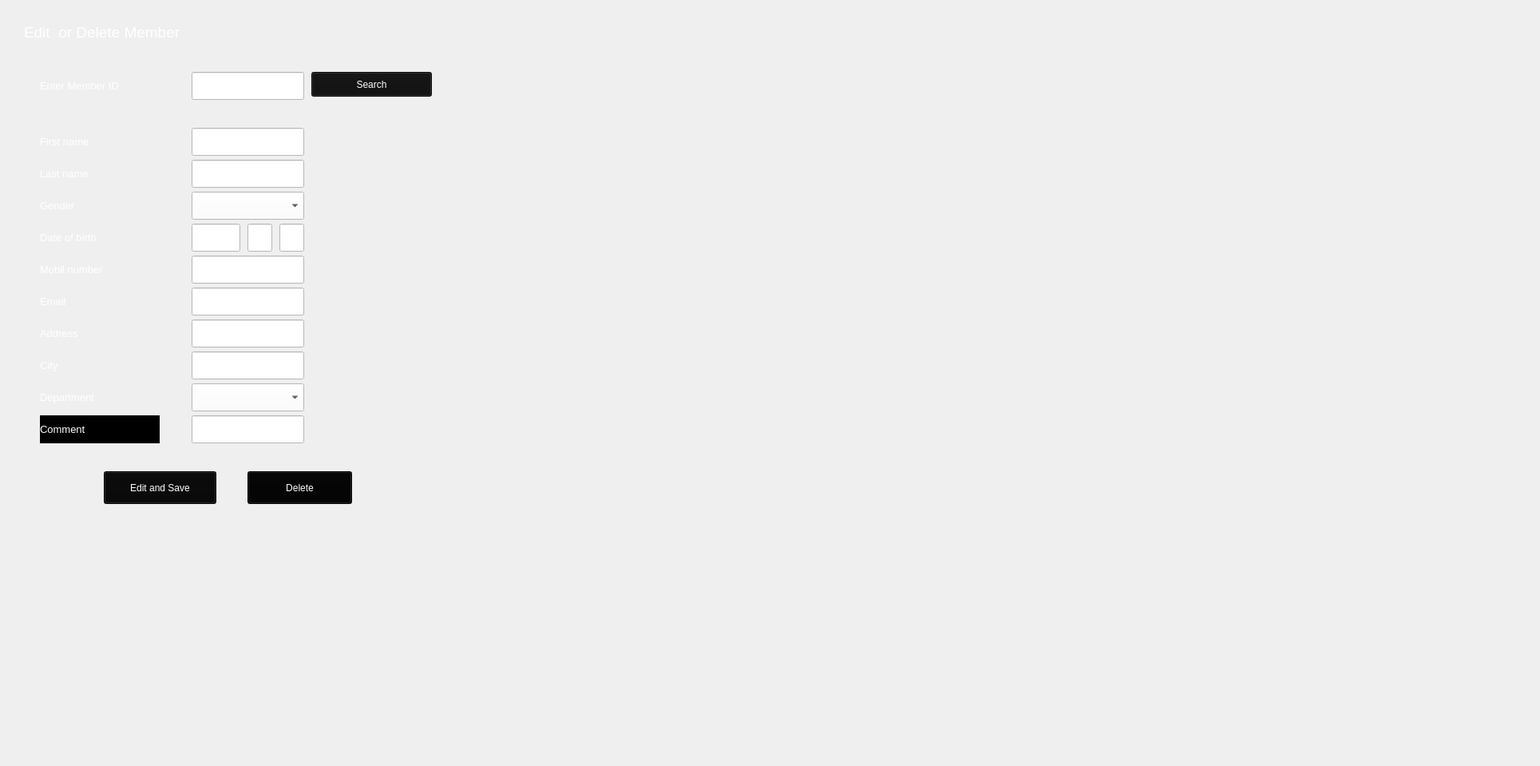
    <widget class="QWidget" name="tab_11">
     <attribute name="title">
      <string>editDeleteMember</string>
     </attribute>
     <widget class="QLabel" name="label_85">
      <property name="geometry">
       <rect>
        <x>0</x>
        <y>0</y>
        <width>1920</width>
        <height>950</height>
       </rect>
      </property>
      <property name="maximumSize">
       <size>
        <width>16777215</width>
        <height>16777213</height>
       </size>
      </property>
      <property name="font">
       <font>
        <family>MS Shell Dlg 2</family>
        <pointsize>10</pointsize>
        <weight>50</weight>
        <italic>false</italic>
        <bold>false</bold>
       </font>
      </property>
      <property name="text">
       <string/>
      </property>
      <property name="pixmap">
       <pixmap>../app-pyqt5/0006.jpg</pixmap>
      </property>
     </widget>
     <widget class="QLabel" name="label_86">
      <property name="geometry">
       <rect>
        <x>50</x>
        <y>480</y>
        <width>150</width>
        <height>35</height>
       </rect>
      </property>
      <property name="maximumSize">
       <size>
        <width>16777215</width>
        <height>16777213</height>
       </size>
      </property>
      <property name="font">
       <font>
        <family>MS Shell Dlg 2</family>
        <pointsize>10</pointsize>
        <weight>50</weight>
        <italic>false</italic>
        <bold>false</bold>
       </font>
      </property>
      <property name="styleSheet">
       <string notr="true">font: 10pt &quot;MS Shell Dlg 2&quot;;
color: rgb(255, 255, 255);</string>
      </property>
      <property name="text">
       <string>Department</string>
      </property>
     </widget>
     <widget class="QLineEdit" name="tb231">
      <property name="geometry">
       <rect>
        <x>240</x>
        <y>520</y>
        <width>141</width>
        <height>35</height>
       </rect>
      </property>
      <property name="styleSheet">
       <string notr="true">background-color: rgb(255, 255, 255);
font: 8pt &quot;MS Shell Dlg 2&quot;;
color: rgb(0, 0, 0);</string>
      </property>
     </widget>
     <widget class="QLabel" name="label_87">
      <property name="geometry">
       <rect>
        <x>50</x>
        <y>200</y>
        <width>150</width>
        <height>35</height>
       </rect>
      </property>
      <property name="maximumSize">
       <size>
        <width>16777215</width>
        <height>16777213</height>
       </size>
      </property>
      <property name="font">
       <font>
        <family>MS Shell Dlg 2</family>
        <pointsize>10</pointsize>
        <weight>50</weight>
        <italic>false</italic>
        <bold>false</bold>
       </font>
      </property>
      <property name="styleSheet">
       <string notr="true">font: 10pt &quot;MS Shell Dlg 2&quot;;
color: rgb(255, 255, 255);</string>
      </property>
      <property name="text">
       <string>Last name</string>
      </property>
     </widget>
     <widget class="QComboBox" name="cb230">
      <property name="geometry">
       <rect>
        <x>240</x>
        <y>480</y>
        <width>141</width>
        <height>35</height>
       </rect>
      </property>
      <property name="font">
       <font>
        <family>MS Shell Dlg 2</family>
        <pointsize>8</pointsize>
        <weight>50</weight>
        <italic>false</italic>
        <bold>false</bold>
       </font>
      </property>
      <property name="styleSheet">
       <string notr="true">background-color: rgb(255, 255, 255);
font: 8pt &quot;MS Shell Dlg 2&quot;;
color: rgb(0, 0, 0);</string>
      </property>
      <item>
       <property name="text">
        <string/>
       </property>
      </item>
      <item>
       <property name="text">
        <string>Studen (En väg framåt)</string>
       </property>
      </item>
      <item>
       <property name="text">
        <string>Projekt Exakt</string>
       </property>
      </item>
      <item>
       <property name="text">
        <string>Café och kök</string>
       </property>
      </item>
      <item>
       <property name="text">
        <string>Gröna Fingrar</string>
       </property>
      </item>
      <item>
       <property name="text">
        <string>Kontoret </string>
       </property>
      </item>
      <item>
       <property name="text">
        <string>Fixa till</string>
       </property>
      </item>
      <item>
       <property name="text">
        <string>Naturkontakt</string>
       </property>
      </item>
     </widget>
     <widget class="QLabel" name="label_90">
      <property name="geometry">
       <rect>
        <x>50</x>
        <y>320</y>
        <width>150</width>
        <height>35</height>
       </rect>
      </property>
      <property name="maximumSize">
       <size>
        <width>16777215</width>
        <height>16777213</height>
       </size>
      </property>
      <property name="font">
       <font>
        <family>MS Shell Dlg 2</family>
        <pointsize>10</pointsize>
        <weight>50</weight>
        <italic>false</italic>
        <bold>false</bold>
       </font>
      </property>
      <property name="styleSheet">
       <string notr="true">font: 10pt &quot;MS Shell Dlg 2&quot;;
color: rgb(255, 255, 255);</string>
      </property>
      <property name="text">
       <string>Mobil number</string>
      </property>
     </widget>
     <widget class="QComboBox" name="cb224">
      <property name="geometry">
       <rect>
        <x>240</x>
        <y>240</y>
        <width>141</width>
        <height>35</height>
       </rect>
      </property>
      <property name="font">
       <font>
        <family>MS Shell Dlg 2</family>
        <pointsize>8</pointsize>
        <weight>50</weight>
        <italic>false</italic>
        <bold>false</bold>
       </font>
      </property>
      <property name="styleSheet">
       <string notr="true">background-color: rgb(255, 255, 255);
font: 8pt &quot;MS Shell Dlg 2&quot;;
color: rgb(0, 0, 0);</string>
      </property>
      <item>
       <property name="text">
        <string/>
       </property>
      </item>
      <item>
       <property name="text">
        <string>Male</string>
       </property>
      </item>
      <item>
       <property name="text">
        <string>Female</string>
       </property>
      </item>
      <item>
       <property name="text">
        <string>Other</string>
       </property>
      </item>
     </widget>
     <widget class="QLineEdit" name="tb222">
      <property name="geometry">
       <rect>
        <x>240</x>
        <y>160</y>
        <width>141</width>
        <height>35</height>
       </rect>
      </property>
      <property name="styleSheet">
       <string notr="true">background-color: rgb(255, 255, 255);
font: 8pt &quot;MS Shell Dlg 2&quot;;
color: rgb(0, 0, 0);</string>
      </property>
     </widget>
     <widget class="QLineEdit" name="tb227">
      <property name="geometry">
       <rect>
        <x>240</x>
        <y>360</y>
        <width>141</width>
        <height>35</height>
       </rect>
      </property>
      <property name="styleSheet">
       <string notr="true">background-color: rgb(255, 255, 255);
font: 8pt &quot;MS Shell Dlg 2&quot;;
color: rgb(0, 0, 0);</string>
      </property>
     </widget>
     <widget class="QLabel" name="label_91">
      <property name="geometry">
       <rect>
        <x>50</x>
        <y>360</y>
        <width>150</width>
        <height>35</height>
       </rect>
      </property>
      <property name="maximumSize">
       <size>
        <width>16777215</width>
        <height>16777213</height>
       </size>
      </property>
      <property name="font">
       <font>
        <family>MS Shell Dlg 2</family>
        <pointsize>10</pointsize>
        <weight>50</weight>
        <italic>false</italic>
        <bold>false</bold>
       </font>
      </property>
      <property name="styleSheet">
       <string notr="true">font: 10pt &quot;MS Shell Dlg 2&quot;;
color: rgb(255, 255, 255);</string>
      </property>
      <property name="text">
       <string>Email</string>
      </property>
     </widget>
     <widget class="QLineEdit" name="tb223">
      <property name="geometry">
       <rect>
        <x>240</x>
        <y>200</y>
        <width>141</width>
        <height>35</height>
       </rect>
      </property>
      <property name="styleSheet">
       <string notr="true">background-color: rgb(255, 255, 255);
font: 8pt &quot;MS Shell Dlg 2&quot;;
color: rgb(0, 0, 0);</string>
      </property>
     </widget>
     <widget class="QLineEdit" name="tb228">
      <property name="geometry">
       <rect>
        <x>240</x>
        <y>400</y>
        <width>141</width>
        <height>35</height>
       </rect>
      </property>
      <property name="styleSheet">
       <string notr="true">background-color: rgb(255, 255, 255);
font: 8pt &quot;MS Shell Dlg 2&quot;;
color: rgb(0, 0, 0);</string>
      </property>
     </widget>
     <widget class="QLabel" name="label_92">
      <property name="geometry">
       <rect>
        <x>50</x>
        <y>440</y>
        <width>150</width>
        <height>35</height>
       </rect>
      </property>
      <property name="maximumSize">
       <size>
        <width>16777215</width>
        <height>16777213</height>
       </size>
      </property>
      <property name="font">
       <font>
        <family>MS Shell Dlg 2</family>
        <pointsize>10</pointsize>
        <weight>50</weight>
        <italic>false</italic>
        <bold>false</bold>
       </font>
      </property>
      <property name="styleSheet">
       <string notr="true">font: 10pt &quot;MS Shell Dlg 2&quot;;
color: rgb(255, 255, 255);</string>
      </property>
      <property name="text">
       <string>City</string>
      </property>
     </widget>
     <widget class="QLabel" name="label_93">
      <property name="geometry">
       <rect>
        <x>50</x>
        <y>240</y>
        <width>150</width>
        <height>35</height>
       </rect>
      </property>
      <property name="maximumSize">
       <size>
        <width>16777215</width>
        <height>16777213</height>
       </size>
      </property>
      <property name="font">
       <font>
        <family>MS Shell Dlg 2</family>
        <pointsize>10</pointsize>
        <weight>50</weight>
        <italic>false</italic>
        <bold>false</bold>
       </font>
      </property>
      <property name="styleSheet">
       <string notr="true">font: 10pt &quot;MS Shell Dlg 2&quot;;
color: rgb(255, 255, 255);</string>
      </property>
      <property name="text">
       <string>Gender</string>
      </property>
     </widget>
     <widget class="QLabel" name="label_94">
      <property name="geometry">
       <rect>
        <x>50</x>
        <y>400</y>
        <width>150</width>
        <height>35</height>
       </rect>
      </property>
      <property name="maximumSize">
       <size>
        <width>16777215</width>
        <height>16777213</height>
       </size>
      </property>
      <property name="font">
       <font>
        <family>MS Shell Dlg 2</family>
        <pointsize>10</pointsize>
        <weight>50</weight>
        <italic>false</italic>
        <bold>false</bold>
       </font>
      </property>
      <property name="styleSheet">
       <string notr="true">font: 10pt &quot;MS Shell Dlg 2&quot;;
color: rgb(255, 255, 255);</string>
      </property>
      <property name="text">
       <string>Address</string>
      </property>
     </widget>
     <widget class="QLabel" name="label_95">
      <property name="geometry">
       <rect>
        <x>50</x>
        <y>520</y>
        <width>150</width>
        <height>35</height>
       </rect>
      </property>
      <property name="maximumSize">
       <size>
        <width>16777215</width>
        <height>16777213</height>
       </size>
      </property>
      <property name="font">
       <font>
        <family>MS Shell Dlg 2</family>
        <pointsize>10</pointsize>
        <weight>50</weight>
        <italic>false</italic>
        <bold>false</bold>
       </font>
      </property>
      <property name="styleSheet">
       <string notr="true">font: 10pt &quot;MS Shell Dlg 2&quot;;
color: rgb(255, 255, 255);
background-color: rgb(0, 0, 0);</string>
      </property>
      <property name="text">
       <string>Comment</string>
      </property>
     </widget>
     <widget class="QLabel" name="label_96">
      <property name="geometry">
       <rect>
        <x>50</x>
        <y>160</y>
        <width>150</width>
        <height>35</height>
       </rect>
      </property>
      <property name="maximumSize">
       <size>
        <width>16777215</width>
        <height>16777213</height>
       </size>
      </property>
      <property name="font">
       <font>
        <family>MS Shell Dlg 2</family>
        <pointsize>10</pointsize>
        <weight>50</weight>
        <italic>false</italic>
        <bold>false</bold>
       </font>
      </property>
      <property name="styleSheet">
       <string notr="true">font: 10pt &quot;MS Shell Dlg 2&quot;;
color: rgb(255, 255, 255);</string>
      </property>
      <property name="text">
       <string>First name</string>
      </property>
     </widget>
     <widget class="QLabel" name="label_97">
      <property name="geometry">
       <rect>
        <x>50</x>
        <y>280</y>
        <width>131</width>
        <height>35</height>
       </rect>
      </property>
      <property name="maximumSize">
       <size>
        <width>16777215</width>
        <height>16777213</height>
       </size>
      </property>
      <property name="font">
       <font>
        <family>MS Shell Dlg 2</family>
        <pointsize>10</pointsize>
        <weight>50</weight>
        <italic>false</italic>
        <bold>false</bold>
       </font>
      </property>
      <property name="styleSheet">
       <string notr="true">font: 10pt &quot;MS Shell Dlg 2&quot;;
color: rgb(255, 255, 255);</string>
      </property>
      <property name="text">
       <string>Date of birth</string>
      </property>
     </widget>
     <widget class="QPushButton" name="b221">
      <property name="geometry">
       <rect>
        <x>130</x>
        <y>590</y>
        <width>141</width>
        <height>41</height>
       </rect>
      </property>
      <property name="styleSheet">
       <string notr="true">color: rgb(255, 255, 255);
font: 12pt &quot;MS Shell Dlg 2&quot;;
background-color: rgb(8, 8, 8);</string>
      </property>
      <property name="text">
       <string>Edit and Save</string>
      </property>
     </widget>
     <widget class="QLineEdit" name="tb226">
      <property name="geometry">
       <rect>
        <x>240</x>
        <y>320</y>
        <width>141</width>
        <height>35</height>
       </rect>
      </property>
      <property name="styleSheet">
       <string notr="true">background-color: rgb(255, 255, 255);
font: 8pt &quot;MS Shell Dlg 2&quot;;
color: rgb(0, 0, 0);</string>
      </property>
     </widget>
     <widget class="QLineEdit" name="tb229">
      <property name="geometry">
       <rect>
        <x>240</x>
        <y>440</y>
        <width>141</width>
        <height>35</height>
       </rect>
      </property>
      <property name="styleSheet">
       <string notr="true">background-color: rgb(255, 255, 255);
font: 8pt &quot;MS Shell Dlg 2&quot;;
color: rgb(0, 0, 0);</string>
      </property>
     </widget>
     <widget class="QPushButton" name="b222">
      <property name="geometry">
       <rect>
        <x>310</x>
        <y>590</y>
        <width>131</width>
        <height>41</height>
       </rect>
      </property>
      <property name="styleSheet">
       <string notr="true">color: rgb(255, 255, 255);
background-color: rgb(4, 4, 4);
font: 12pt &quot;MS Shell Dlg 2&quot;;</string>
      </property>
      <property name="text">
       <string>Delete</string>
      </property>
     </widget>
     <widget class="QLineEdit" name="tb225_2">
      <property name="geometry">
       <rect>
        <x>310</x>
        <y>280</y>
        <width>31</width>
        <height>35</height>
       </rect>
      </property>
      <property name="styleSheet">
       <string notr="true">background-color: rgb(255, 255, 255);
font: 8pt &quot;MS Shell Dlg 2&quot;;
color: rgb(0, 0, 0);</string>
      </property>
     </widget>
     <widget class="QLineEdit" name="tb225_1">
      <property name="geometry">
       <rect>
        <x>240</x>
        <y>280</y>
        <width>61</width>
        <height>35</height>
       </rect>
      </property>
      <property name="styleSheet">
       <string notr="true">background-color: rgb(255, 255, 255);
font: 8pt &quot;MS Shell Dlg 2&quot;;
color: rgb(0, 0, 0);</string>
      </property>
     </widget>
     <widget class="QLineEdit" name="tb225_3">
      <property name="geometry">
       <rect>
        <x>350</x>
        <y>280</y>
        <width>31</width>
        <height>35</height>
       </rect>
      </property>
      <property name="styleSheet">
       <string notr="true">background-color: rgb(255, 255, 255);
font: 8pt &quot;MS Shell Dlg 2&quot;;
color: rgb(0, 0, 0);</string>
      </property>
     </widget>
     <widget class="QPushButton" name="b500">
      <property name="geometry">
       <rect>
        <x>390</x>
        <y>90</y>
        <width>151</width>
        <height>31</height>
       </rect>
      </property>
      <property name="styleSheet">
       <string notr="true">color: rgb(255, 255, 255);
background-color: rgb(15, 15, 15);
font: 12pt &quot;MS Shell Dlg 2&quot;;</string>
      </property>
      <property name="text">
       <string>Search</string>
      </property>
     </widget>
     <widget class="QLineEdit" name="tb501">
      <property name="geometry">
       <rect>
        <x>240</x>
        <y>90</y>
        <width>141</width>
        <height>35</height>
       </rect>
      </property>
      <property name="styleSheet">
       <string notr="true">background-color: rgb(255, 255, 255);
font: 8pt &quot;MS Shell Dlg 2&quot;;
color: rgb(0, 0, 0);</string>
      </property>
     </widget>
     <widget class="QLabel" name="l5000">
      <property name="geometry">
       <rect>
        <x>10</x>
        <y>100</y>
        <width>31</width>
        <height>16</height>
       </rect>
      </property>
      <property name="maximumSize">
       <size>
        <width>16777215</width>
        <height>16777213</height>
       </size>
      </property>
      <property name="font">
       <font>
        <family>MS Shell Dlg 2</family>
        <pointsize>10</pointsize>
        <weight>50</weight>
        <italic>false</italic>
        <bold>false</bold>
       </font>
      </property>
      <property name="text">
       <string/>
      </property>
     </widget>
     <widget class="QLabel" name="l220">
      <property name="geometry">
       <rect>
        <x>30</x>
        <y>10</y>
        <width>331</width>
        <height>61</height>
       </rect>
      </property>
      <property name="font">
       <font>
        <family>MS Shell Dlg 2</family>
        <pointsize>14</pointsize>
        <weight>50</weight>
        <italic>false</italic>
        <bold>false</bold>
       </font>
      </property>
      <property name="styleSheet">
       <string notr="true">color: rgb(0, 0, 127);
font: 14pt &quot;MS Shell Dlg 2&quot;;
color: rgb(255, 255, 255);</string>
      </property>
      <property name="text">
       <string>Edit  or Delete Member</string>
      </property>
     </widget>
     <widget class="QLabel" name="label_88">
      <property name="geometry">
       <rect>
        <x>50</x>
        <y>90</y>
        <width>150</width>
        <height>35</height>
       </rect>
      </property>
      <property name="maximumSize">
       <size>
        <width>16777215</width>
        <height>16777213</height>
       </size>
      </property>
      <property name="font">
       <font>
        <family>MS Shell Dlg 2</family>
        <pointsize>10</pointsize>
        <weight>50</weight>
        <italic>false</italic>
        <bold>false</bold>
       </font>
      </property>
      <property name="styleSheet">
       <string notr="true">font: 10pt &quot;MS Shell Dlg 2&quot;;
color: rgb(255, 255, 255);</string>
      </property>
      <property name="text">
       <string>Enter Member ID</string>
      </property>
     </widget>
    </widget>
